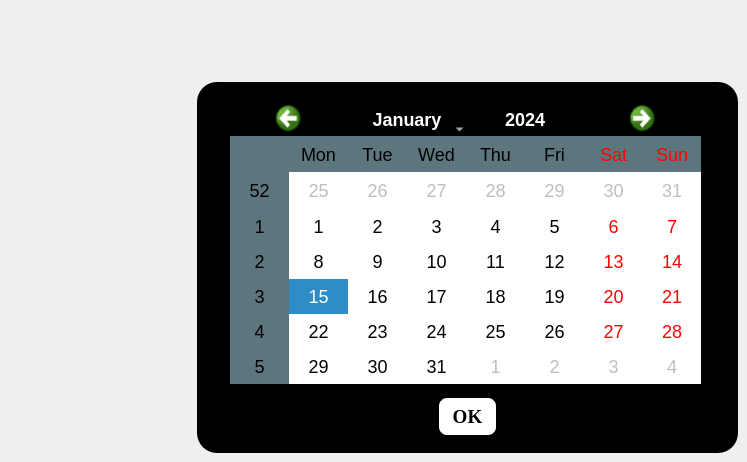
    <widget class="QWidget" name="page_13">
     <widget class="QGroupBox" name="groupBox_9">
      <property name="geometry">
       <rect>
        <x>197</x>
        <y>82</y>
        <width>541</width>
        <height>371</height>
       </rect>
      </property>
      <property name="styleSheet">
       <string notr="true">QGroupBox{
color:white;
background:black;
border-radius:20px;
}</string>
      </property>
      <property name="title">
       <string/>
      </property>
      <widget class="QCalendarWidget" name="CalendarWidget">
       <property name="geometry">
        <rect>
         <x>33</x>
         <y>21</y>
         <width>471</width>
         <height>281</height>
        </rect>
       </property>
       <property name="styleSheet">
        <string notr="true">QCalendarWidget QToolButton
{
height:30px;
width:120px;
color:white;
font-size:20px;
icon-size:30px 30px;
background-color:black;
	font: 75 20pt &quot;Times New Roman&quot;;
}
QCalendarWidget QWidget#qt_calendar_navigationbar{
background-color:black;
}
QCalendarWidget QMenu
{
width:90px;
left:10px;
color:white;
font-size:12px;
background-color:black;

}
QCalendarWidget QSpinBox{
width:70px;
height:50px;
font-size:15px;
color:white;
background-color:black;
}
QCalendarWidget QSpinBox::down-button{
subcontrol-origin:border;
subcontrol-position:left;
width:35px;
height:30px;
}
QCalendarWidget QSpinBox::up-button{
subcontrol-origin:border;
subcontrol-position:right;
width:35px;
height:30px;
}
QCalendarWidget QWidget{
alternate-background-color:rgb(93, 118, 126);
font-size:18px;
font: 75 13pt &quot;Times New Roman&quot;;
border-radius:20px;

}



</string>
       </property>
      </widget>
      <widget class="QPushButton" name="pushButton_j_8">
       <property name="geometry">
        <rect>
         <x>240</x>
         <y>314</y>
         <width>61</width>
         <height>41</height>
        </rect>
       </property>
       <property name="font">
        <font>
         <family>Times New Roman</family>
         <pointsize>14</pointsize>
         <weight>75</weight>
         <bold>true</bold>
        </font>
       </property>
       <property name="styleSheet">
        <string notr="true">QPushButton{
border: 2px solid black;
border-radius:10px;
background:white;
}
QPushButton:hover {
  background: rgb(170, 165, 163);
}</string>
       </property>
       <property name="text">
        <string>OK</string>
       </property>
      </widget>
     </widget>
    </widget>
